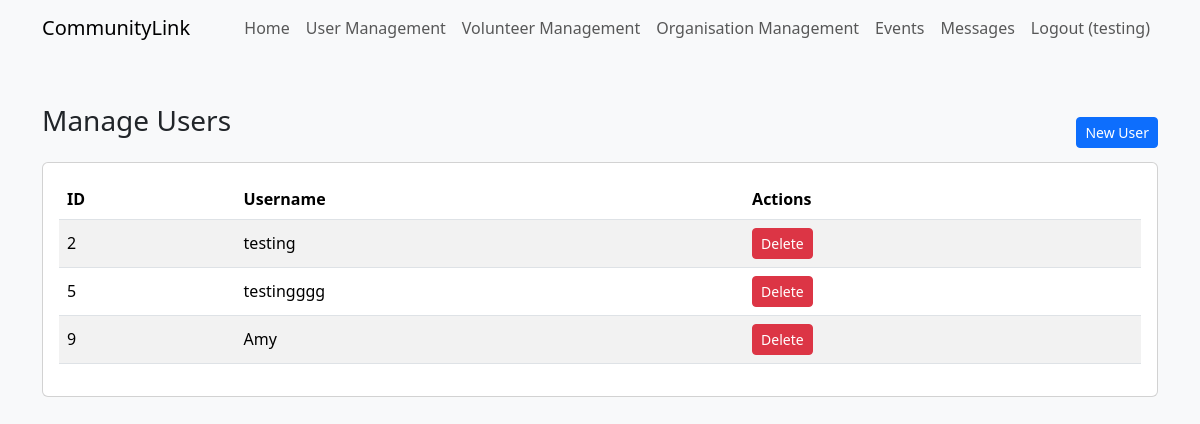
Page /public/users/view.php (signed in) on the committed database.
### tables this page shows
CREATE TABLE `user` (
  `user_id` int(11) NOT NULL,
  `username` varchar(128) NOT NULL,
  `password` varchar(256) NOT NULL,
  `role` enum('admin','volunteer') NOT NULL DEFAULT 'admin',
  `volunteer_id` int(11) DEFAULT NULL
);

### db_connection.php (called while the page is built)
<?php
$db_hostname = "localhost";
$db_username = "fit2104";
$db_password = "xuxxur-ziWpaf-5busmi";
$db_name = "fit2104_community_link";
try {
    $dsn = "mysql:host=$db_hostname;dbname=$db_name;charset=utf8mb4";
    $pdo = new PDO($dsn, $db_username, $db_password, [
        PDO::ATTR_ERRMODE => PDO::ERRMODE_EXCEPTION,
    ]);
} catch (PDOException $e) {
    die("Database connection failed: " . $e->getMessage());
}
return $pdo;

### classes/Model.php (called while the page is built, shortened)
<?php
class Model
{
    private static $pdo;
    protected static function getPDO(): PDO
    {
        if (!self::$pdo) {
            self::$pdo = require __DIR__ . '/../db_connection.php';
        }
        return self::$pdo;
    }
}

### classes/User.php (called while the page is built, shortened)
<?php
require_once __DIR__ . '/Model.php';
class User extends Model
{
    public static function all(): array
    {
      $st = self::getPDO()->query("SELECT u.user_id, u.username, u.role, u.volunteer_id, v.full_name as volunteer_name FROM user u LEFT JOIN volunteer v ON u.volunteer_id = v.volunteer_id ORDER BY u.user_id ASC");
      return $st->fetchAll(PDO::FETCH_ASSOC);
    }
}

### public/users/view.php (the view, shortened to what this page needs)
<?php
require_once __DIR__ . '/../../classes/User.php';
$users = User::all();
?>
<!doctype html>
<html lang="en">
<head>
  <link href="https://cdn.jsdelivr.net/npm/bootstrap@5.3.3/dist/css/bootstrap.min.css" rel="stylesheet">
</head>
<body class="bg-light">
<?php require_once __DIR__ . '/../../partials/navbar.php'; ?>
<main class="container my-5">
  <div class="col d-flex justify-content-between align-items-center">
    <h1 class="h3 mb-4">Manage Users</h1>
    <a href="add.php" class="btn btn-sm btn-primary">New User</a>
  </div>
  <div class="card">
    <div class="card-body">
      <table class="table table-striped align-middle">
        <thead>
        <tr>
          <th>ID</th>
          <th>Username</th>
          <th>Actions</th>
        </tr>
        </thead>
        <tbody>
        <?php if (!$users): ?>
          <tr><td colspan="3">No users found.</td></tr>
        <?php else: ?>
          <?php foreach ($users as $u): ?>
            <tr>
              <td><?= htmlspecialchars($u['user_id']) ?></td>
              <td><?= htmlspecialchars($u['username']) ?></td>
              <td>
                <a href="?delete=<?= $u['user_id'] ?>"
                   class="btn btn-sm btn-danger"
                   onclick="return confirm('Delete this user?')">
                  Delete
                </a>
              </td>
            </tr>
          <?php endforeach; ?>
        <?php endif; ?>
        </tbody>
      </table>
    </div>
  </div>
</main>

### rows in the picture
user: user_id "2", username "testing"
user: user_id "5", username "testingggg"
user: user_id "9", username "Amy"

### other values in the picture
$_SESSION['username'] "testing"
